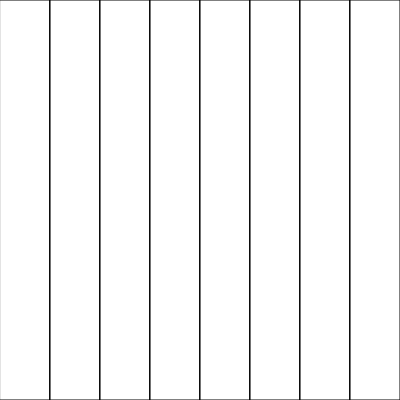
Frame 1 (no input)
Frame 60 (no input): identical to frame 1, image omitted
Frame 120 (the mouse pressed at the canvas centre since frame 60): identical to frame 1, image omitted

The p5.js sketch that drew this single still picture (run headless with seeded random() and noise() and a simulated clock; from frame 60 on, the mouse is pressed at the canvas centre):

// p5.js sketch
// ── sketch.js
function setup(){

    createCanvas(400,400)
}

function draw(){

    background(255)

    let numRects = 8;
    let rectWidth = width / numRects;

    for( let i = 0; i < numRects; i++){

        let x = i * rectWidth;

        if (isMouseOverRect(x,0, rectWidth, height) && mouseIsPressed){

            fill(0,0, 255)
        } else {
            noFill();
        }

        rect(x, 0, rectWidth, height)
    }
}

function isMouseOverRect(x,y,w,h){

    return mouseX > x && mouseX < x + w && mouseY > y && mouseY < y + h
}
